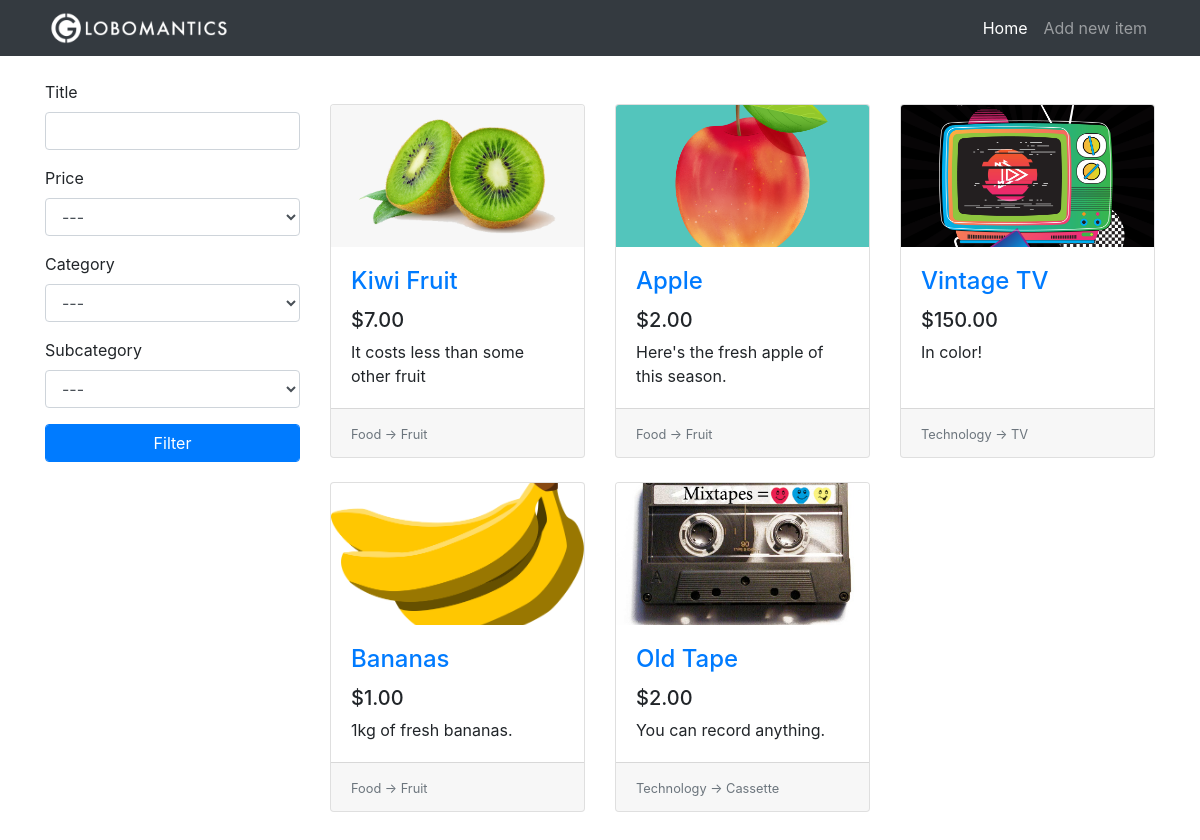
The page / on the database its author committed.
### tables this page shows
CREATE TABLE items(
                    id              INTEGER PRIMARY KEY AUTOINCREMENT,
                    title           TEXT,
                    description     TEXT,
                    price           REAL,
                    image           TEXT,
                    category_id     INTEGER,
                    subcategory_id  INTEGER,
                    FOREIGN KEY(category_id) REFERENCES categories(id),
                    FOREIGN KEY(subcategory_id) REFERENCES subcategories(id)
);

CREATE TABLE categories(
                    id              INTEGER PRIMARY KEY AUTOINCREMENT,
                    name            TEXT
);

CREATE TABLE subcategories(
                    id              INTEGER PRIMARY KEY AUTOINCREMENT,
                    name            TEXT,
                    category_id     INTEGER,
                    FOREIGN KEY(category_id) REFERENCES categories(id)
);

### app.py (the view)
@app.route("/")
def home():
    conn = get_db()
    c = conn.cursor()
    form = FilterForm(request.args, meta={"csrf": False})
    c.execute("SELECT id, name FROM categories")
    categories = c.fetchall()
    categories.insert(0, (0, "---"))
    form.category.choices = categories
    c.execute("SELECT id, name FROM subcategories")
    subcategories = c.fetchall()
    subcategories.insert(0, (0, "---"))
    form.subcategory.choices = subcategories
    query = """SELECT
                    i.id, i.title, i.description, i.price, i.image, c.name, s.name
                    FROM
                    items AS i
                    INNER JOIN categories AS c ON i.category_id = c.id
                    INNER JOIN subcategories AS s ON i.subcategory_id = s.id
    """
    try:
        is_ajax = int(request.args["ajax"])
    except:
        is_ajax = 0
    if form.validate():
        filter_queries = []
        parameters = []
        if form.title.data.strip():
            filter_queries.append("i.title LIKE ?")
            parameters.append("%" + escape(form.title.data) + "%")
        if form.category.data:
            filter_queries.append("i.category_id = ?")
            parameters.append(form.category.data)
        if form.subcategory.data:
            filter_queries.append("i.subcategory_id = ?")
            parameters.append(form.subcategory.data)
        if filter_queries:
            query += " WHERE "
            query += " AND ".join(filter_queries)
        if form.price.data:
            if form.price.data == 1:
                query += " ORDER BY i.price DESC"
            else:
                query += " ORDER BY i.price"
        else:
            query += " ORDER BY i.id DESC"
        items_from_db = c.execute(query, tuple(parameters))
    else:
        items_from_db = c.execute(query + "ORDER BY i.id DESC")
    items = []
    for row in items_from_db:
        item = {
            "id": row[0],
            "title": row[1],
            "description": row[2],
            "price": row[3],
            "image": row[4],
            "category": row[5],
            "subcategory": row[6]
        }
        items.append(item)
    if is_ajax:
        return render_template("_items.html", items=items)
    return render_template("home.html", items=items, form=form)

### app.py
class FilterForm(FlaskForm):
    title       = StringField("Title", validators=[Length(max=20)])
    price       = SelectField("Price", coerce=int, choices=[(0, "---"), (1, "Max to Min"), (2, "Min to Max")])
    category    = SelectField("Category", coerce=int)
    subcategory = SelectField("Subcategory", coerce=int)
    submit      = SubmitField("Filter")

### app.py (called while the page is built)
def get_db():
    db = getattr(g, "_database", None)
    if db is None:
        db = g._database = sqlite3.connect("db/globomantics.db")
    return db

@app.teardown_appcontext
def close_connection(exception):
    db = getattr(g, "_database", None)
    if db is not None:
        db.close()

### templates/home.html (shortened to what this page needs)
{% extends 'base.html' %}
{% set active_page = 'home' %}
{% block content %}
  <div class="row">
    <div class="col-lg-3">
      <div class="my-4">
        <form class="filter-form" action="{{ url_for('home') }}" method="GET">
          <div class="form-group">
            {{ form.title.label }}
            {{ form.title(class="form-control") }}
          </div>
          <div class="form-group">
            {{ form.price.label }}
            {{ form.price(class="form-control") }}
          </div>
          <div class="form-group">
            {{ form.category.label }}
            {{ form.category(class="form-control category-filter") }}
          </div>
          <div class="form-group">
            {{ form.subcategory.label }}
            {{ form.subcategory(class="form-control") }}
          </div>
          {{ form.submit(class="btn btn-primary form-control") }}
        </form>
      </div>
    </div>
    <div class="col-lg-9">
      <div class="row my-5 card-wrapper">
        {% if items %}
        {% for item in items %}
        <div class="col-lg-4 col-md-6 mb-4">
          <div class="card h-100">
            <div class="embed-responsive embed-responsive-16by9">
              <a href="{{ url_for('item', item_id=item.id) }}">
                <img class="card-img-top embed-responsive-item" src="{% if item.image %}{{ url_for('uploads', filename=item.image) }}{% else %}{{ url_for('static', filename='images/placeholder.png') }}{% endif %}" alt="">
              </a>
            </div>
            <div class="card-body">
              <h4 class="card-title">
                <a href="{{ url_for('item', item_id=item.id) }}">{{ item.title }}</a>
              </h4>
              <h5>{{ "$%.2f" | format(item.price) }}</h5>
              <p class="card-text">{{ item.description | safe }}</p>
            </div>
            <div class="card-footer">
              <small class="text-muted">
                {{ item.category }} -> {{ item.subcategory }}
              </small>
            </div>
          </div>
        </div>
        {% endfor %}
        {% else %}
        <h1 class="offset-lg-3">No items to show.</h1>
        {% endif %}
      </div>
    </div>
  </div>
{% endblock %}

### templates/base.html (shortened to what this page needs)
<!DOCTYPE html>
<html lang="en">
<head>
  <link rel="stylesheet" href="https://stackpath.bootstrapcdn.com/bootstrap/4.4.1/css/bootstrap.min.css">
  <link rel="stylesheet" href="{{ url_for('static', filename='css/style.css') }}">
</head>
<body>
  <nav class="navbar navbar-expand-lg navbar-dark bg-dark fixed-top">
    <div class="container">
      <a href="{{ url_for('home') }}" class="navbar-brand">
        <img src="{{ url_for('static', filename='images/logo.png') }}" height="40px">
      </a>
      <div class="collapse navbar-collapse" id="navbarResponsive">
        <ul class="navbar-nav ml-auto">
          <li class="nav-item {{ 'active' if active_page == 'home' else '' }}">
            <a href="{{ url_for('home') }}" class="nav-link">Home</a>
          </li>
          <li class="nav-item {{ 'active' if active_page == 'new_item' else '' }}">
            <a href="{{ url_for('new_item') }}" class="nav-link">Add new item</a>
          </li>
        </ul>
      </div>
    </div>
  </nav>
  <div class="container">
  {% block content %}{% endblock %}
  </div>
</body>
</html>

### static/css/style.css (style rules this page uses)
body { padding-top: 56px; }
.navbar-brand { padding-top: 0rem; padding-bottom: 0rem; }
.card-img-top { object-fit: cover; }

### rows shown on the page
items: image (picture), title "Kiwi Fruit", price "$7.00", description "It costs less than some other fruit", category "Food", subcategory "Fruit"
items: image (picture), title "Apple", price "$2.00", description "Here's the fresh apple of this season.", category "Food", subcategory "Fruit"
items: image (picture), title "Vintage TV", price "$150.00", description "In color!", category "Technology", subcategory "TV"
items: image (picture), title "Bananas", price "$1.00", description "1kg of fresh bananas.", category "Food", subcategory "Fruit"
items: image (picture), title "Old Tape", price "$2.00", description "You can record anything.", category "Technology", subcategory "Cassette"
